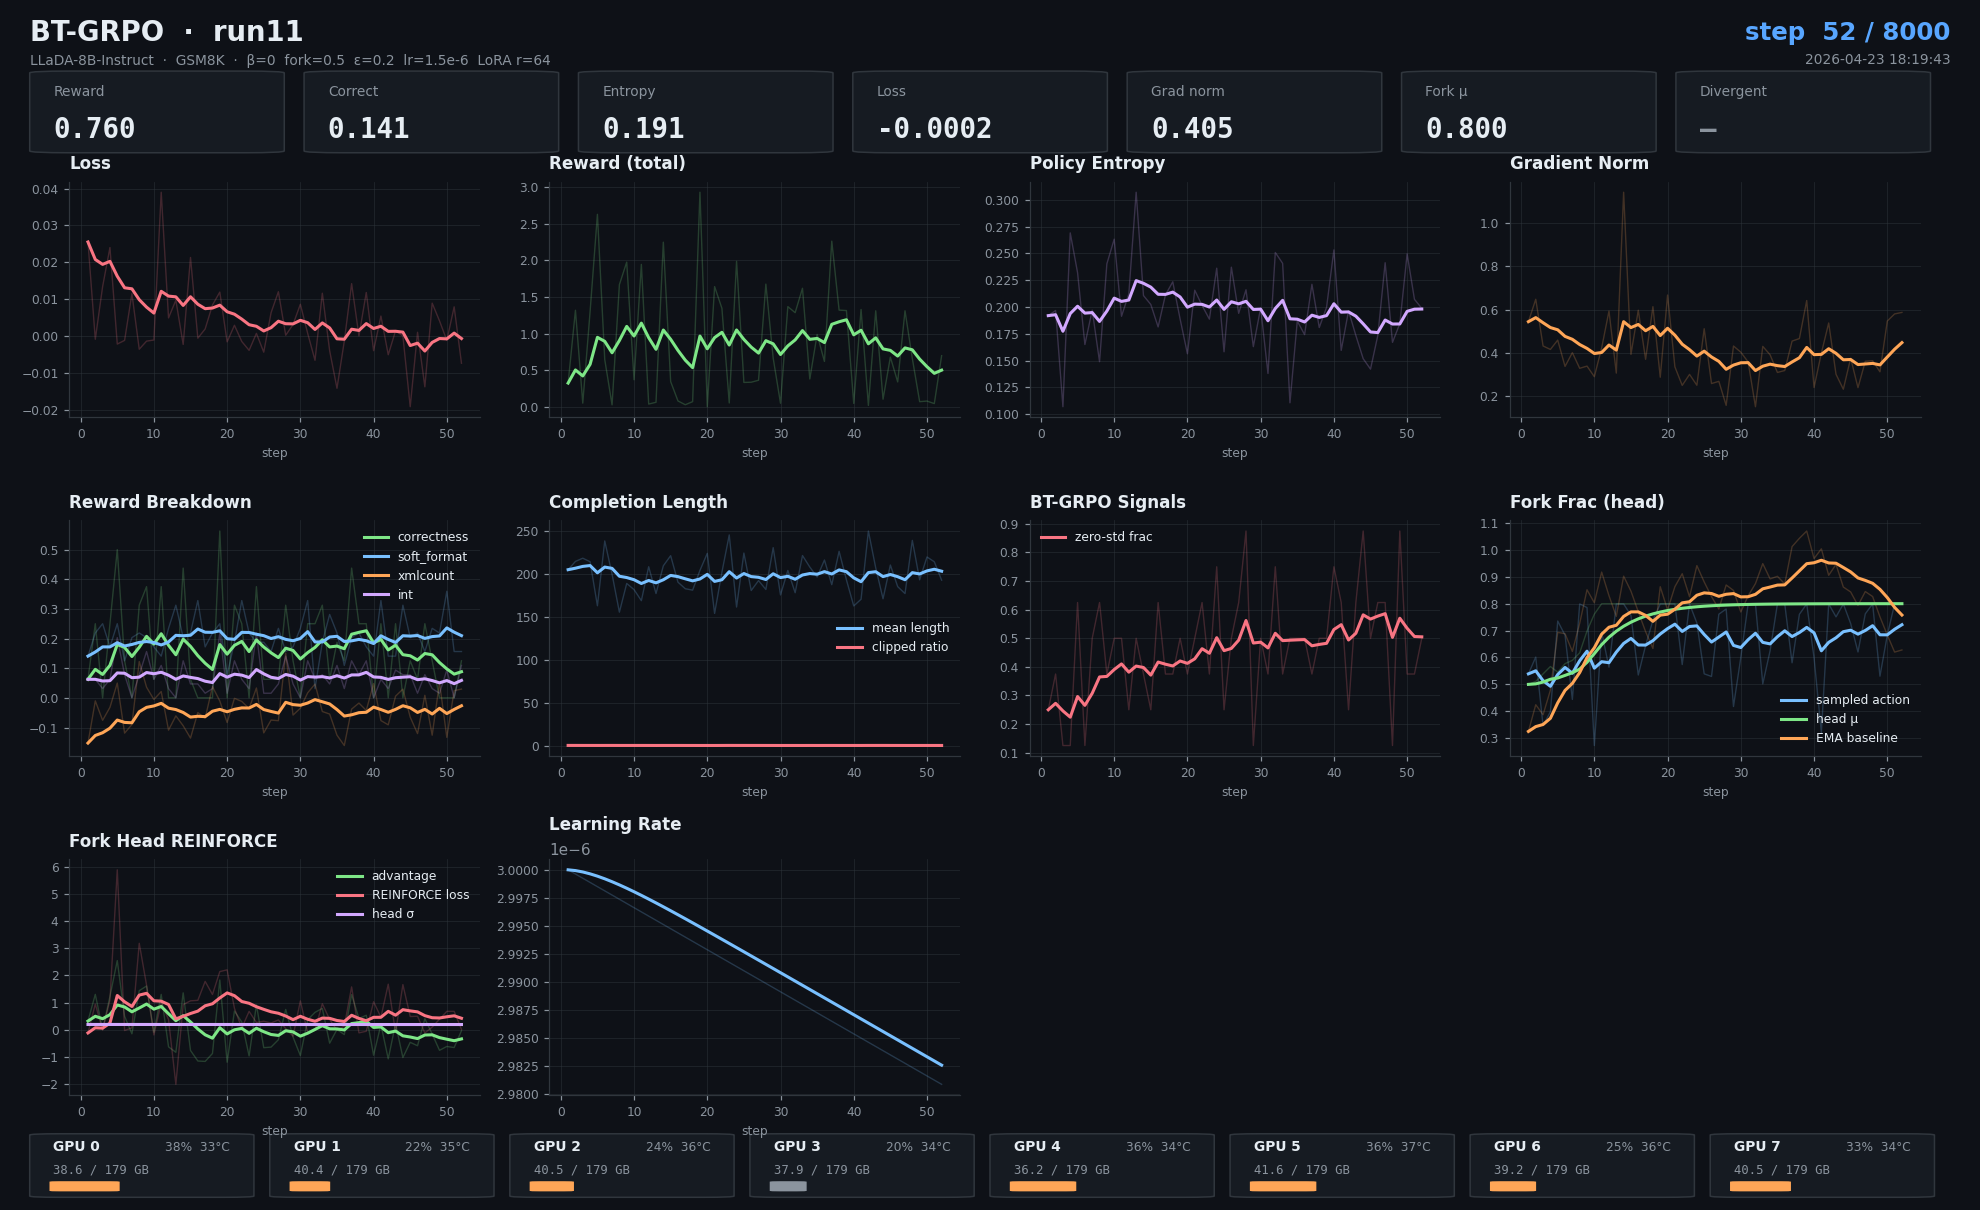

Recreate this plot in Python.
#!/usr/bin/env python
"""Beautiful dark-themed live dashboard for BT-GRPO training.

Parses metrics directly from the training log, plots smoothed curves with
raw scatter, and writes a single auto-refreshing PNG.

Usage:
    python dashboard.py --log /root/dllm/.logs/btgrpo-run10.log [--once] [--refresh 30]
"""
from __future__ import annotations

import argparse
import ast
import re
import subprocess
import sys
import time
from pathlib import Path

import numpy as np
import matplotlib
matplotlib.use("Agg")
import matplotlib.pyplot as plt
from matplotlib.patches import FancyBboxPatch

LOG_FILE = Path("/root/dllm/.logs/btgrpo-run10.log")
PNG_OUT = Path("/root/dllm/dashboard.png")
REFRESH = 30

DICT_RE = re.compile(r"\{[^{}]*'loss'[^{}]*\}")

# ------ theme ------
BG = "#0e1117"
FG = "#e6edf3"
GRID = "#30363d"
ACCENT = "#58a6ff"
MUTED = "#8b949e"

# (row, col, rowspan, colspan) grid is 4 rows x 4 cols
PANELS = [
    # (gridspec slice, title, metric_keys, ylabel)
    ("loss",      "Loss",                  ["loss"],                                          None),
    ("reward",    "Reward (total)",        ["reward"],                                        None),
    ("entropy",   "Policy Entropy",        ["entropy"],                                       None),
    ("gradnorm",  "Gradient Norm",         ["grad_norm"],                                     None),
    ("rewards",   "Reward Breakdown",      ["rewards/correctness_reward_func/mean",
                                            "rewards/soft_format_reward_func/mean",
                                            "rewards/xmlcount_reward_func/mean",
                                            "rewards/int_reward_func/mean"],                  None),
    ("lengths",   "Completion Length",     ["completions/length/mean",
                                            "completions/clipped_ratio"],                     None),
    ("btgrpo",    "BT-GRPO Signals",       ["btgrpo/divergent_frac",
                                            "frac_reward_zero_std"],                          None),
    ("forkfrac",  "Fork Frac (head)",      ["btgrpo/fork_frac",
                                            "btgrpo/fork_frac_mean",
                                            "btgrpo/fork_baseline"],                          None),
    ("forkrl",    "Fork Head REINFORCE",   ["btgrpo/fork_advantage",
                                            "btgrpo/fork_loss",
                                            "btgrpo/fork_sigma"],                             None),
    ("lr",        "Learning Rate",         ["learning_rate"],                                 None),
]

SERIES_COLORS = {
    "loss":                                      "#f97583",
    "reward":                                    "#7ee787",
    "entropy":                                   "#d2a8ff",
    "grad_norm":                                 "#ffa657",
    "learning_rate":                             "#79c0ff",
    "rewards/correctness_reward_func/mean":      "#7ee787",
    "rewards/soft_format_reward_func/mean":      "#79c0ff",
    "rewards/xmlcount_reward_func/mean":         "#ffa657",
    "rewards/int_reward_func/mean":              "#d2a8ff",
    "completions/length/mean":                   "#79c0ff",
    "completions/clipped_ratio":                 "#f97583",
    "btgrpo/divergent_frac":                     "#7ee787",
    "frac_reward_zero_std":                      "#f97583",
    "btgrpo/fork_frac":                          "#79c0ff",
    "btgrpo/fork_frac_mean":                     "#7ee787",
    "btgrpo/fork_baseline":                      "#ffa657",
    "btgrpo/fork_advantage":                     "#7ee787",
    "btgrpo/fork_loss":                          "#f97583",
    "btgrpo/fork_sigma":                         "#d2a8ff",
}

PRETTY = {
    "rewards/correctness_reward_func/mean": "correctness",
    "rewards/soft_format_reward_func/mean": "soft_format",
    "rewards/xmlcount_reward_func/mean":    "xmlcount",
    "rewards/int_reward_func/mean":         "int",
    "completions/length/mean":              "mean length",
    "completions/clipped_ratio":            "clipped ratio",
    "btgrpo/divergent_frac":                "divergent frac",
    "frac_reward_zero_std":                 "zero-std frac",
    "btgrpo/fork_frac":                     "sampled action",
    "btgrpo/fork_frac_mean":                "head μ",
    "btgrpo/fork_baseline":                 "EMA baseline",
    "btgrpo/fork_advantage":                "advantage",
    "btgrpo/fork_loss":                     "REINFORCE loss",
    "btgrpo/fork_sigma":                    "head σ",
    "grad_norm":                            "grad_norm",
    "learning_rate":                        "lr",
    "loss":                                 "loss",
    "reward":                               "reward",
    "entropy":                              "entropy",
}


def parse_log(path: Path):
    if not path.exists():
        return []
    rows = []
    with path.open() as f:
        for line in f:
            m = DICT_RE.search(line)
            if not m:
                continue
            try:
                d = ast.literal_eval(m.group(0))
                if isinstance(d, dict):
                    rows.append(d)
            except (ValueError, SyntaxError):
                pass
    return rows


def gpu_snapshot():
    try:
        r = subprocess.run(
            ["nvidia-smi",
             "--query-gpu=index,utilization.gpu,memory.used,memory.total,temperature.gpu",
             "--format=csv,noheader,nounits"],
            capture_output=True, text=True, timeout=5,
        )
        if r.returncode != 0:
            return []
        out = []
        for line in r.stdout.strip().splitlines():
            p = [x.strip() for x in line.split(",")]
            out.append(dict(idx=int(p[0]), util=int(p[1]),
                            mem_used=int(p[2]), mem_total=int(p[3]),
                            temp=int(p[4])))
        return out
    except Exception:
        return []


def ema(xs, alpha=0.15):
    if not xs:
        return xs
    out = [xs[0]]
    for x in xs[1:]:
        out.append(alpha * x + (1 - alpha) * out[-1])
    return out


def style_ax(ax, title):
    ax.set_facecolor(BG)
    ax.set_title(title, color=FG, fontsize=11, fontweight="bold",
                 loc="left", pad=8)
    ax.grid(color=GRID, linestyle="-", linewidth=0.5, alpha=0.6)
    ax.tick_params(colors=MUTED, labelsize=8)
    for spine in ("top", "right"):
        ax.spines[spine].set_visible(False)
    for spine in ("bottom", "left"):
        ax.spines[spine].set_color(GRID)


def plot_panel(ax, title, rows, keys):
    style_ax(ax, title)
    if not rows:
        return False
    plotted = False
    for k in keys:
        pts = [(i + 1, r[k]) for i, r in enumerate(rows) if k in r]
        if not pts:
            continue
        xs, ys = zip(*pts)
        color = SERIES_COLORS.get(k, ACCENT)
        label = PRETTY.get(k, k.split("/")[-1])
        # raw scatter (faint) + EMA smooth (bold)
        ax.plot(xs, ys, color=color, alpha=0.22, lw=0.9, zorder=2)
        if len(ys) >= 3:
            ax.plot(xs, ema(list(ys), alpha=0.18), color=color,
                    lw=2.0, label=label, zorder=3)
        else:
            ax.plot(xs, ys, color=color, lw=2.0, label=label, zorder=3)
        plotted = True
    if plotted and len(keys) > 1:
        leg = ax.legend(loc="best", frameon=False, fontsize=8,
                        labelcolor=FG)
    ax.set_xlabel("step", color=MUTED, fontsize=8)
    return plotted


def draw_header(fig, rows, gpus):
    last = rows[-1] if rows else {}
    last_step = len(rows)

    # Header area
    ax = fig.add_axes([0.0, 0.945, 1.0, 0.05])
    ax.set_facecolor(BG)
    ax.axis("off")

    # Derive a human label from the log filename, e.g. "run10" from "btgrpo-run10.log"
    import re as _re
    m = _re.search(r"(run\d+)", Path(getattr(draw_header, "_log_path", "")).stem)
    label = m.group(1) if m else "run?"
    ax.text(0.015, 0.55, f"BT-GRPO  ·  {label}",
            color=FG, fontsize=18, fontweight="bold",
            va="center", ha="left", transform=ax.transAxes)
    subtitle = (f"LLaDA-8B-Instruct  ·  GSM8K  ·  "
                f"β=0  fork=0.5  ε=0.2  lr=1.5e-6  LoRA r=64")
    ax.text(0.015, 0.1, subtitle, color=MUTED, fontsize=9,
            va="center", ha="left", transform=ax.transAxes)

    now = time.strftime("%Y-%m-%d %H:%M:%S")
    ax.text(0.985, 0.55, f"step  {last_step} / 8000",
            color=ACCENT, fontsize=16, fontweight="bold",
            va="center", ha="right", transform=ax.transAxes)
    ax.text(0.985, 0.1, now, color=MUTED, fontsize=9,
            va="center", ha="right", transform=ax.transAxes)


def draw_kpis(fig, rows):
    """Big-number strip directly below the header."""
    ax = fig.add_axes([0.0, 0.87, 1.0, 0.075])
    ax.set_facecolor(BG)
    ax.axis("off")

    if not rows:
        return

    last = rows[-1]
    # Moving averages (last 20 for stability)
    tail = rows[-20:] if len(rows) >= 20 else rows
    def avg(k):
        vs = [r[k] for r in tail if k in r]
        return sum(vs) / len(vs) if vs else None

    kpis = [
        ("reward",                                   "Reward",      "{:.3f}"),
        ("rewards/correctness_reward_func/mean",     "Correct",     "{:.3f}"),
        ("entropy",                                  "Entropy",     "{:.3f}"),
        ("loss",                                     "Loss",        "{:.4f}"),
        ("grad_norm",                                "Grad norm",   "{:.3f}"),
        ("btgrpo/fork_frac_mean",                    "Fork μ",      "{:.3f}"),
        ("btgrpo/divergent_frac",                    "Divergent",   "{:.3f}"),
    ]
    n = len(kpis)
    for i, (key, label, fmt) in enumerate(kpis):
        x0 = 0.015 + i * (0.97 / n)
        w = 0.97 / n - 0.01
        val = avg(key)
        # card background
        ax.add_patch(FancyBboxPatch(
            (x0, 0.05), w, 0.9,
            boxstyle="round,pad=0.0,rounding_size=0.02",
            linewidth=1, edgecolor=GRID, facecolor="#161b22",
            transform=ax.transAxes, zorder=1,
        ))
        ax.text(x0 + 0.012, 0.72, label, color=MUTED, fontsize=9,
                va="center", ha="left", transform=ax.transAxes)
        if val is None:
            s = "—"
            color = MUTED
        else:
            s = fmt.format(val)
            color = FG
        ax.text(x0 + 0.012, 0.30, s, color=color, fontsize=18,
                fontweight="bold", va="center", ha="left",
                transform=ax.transAxes, family="monospace")


def draw_gpu_strip(fig, gpus):
    """Compact GPU usage strip at the bottom."""
    ax = fig.add_axes([0.0, 0.0, 1.0, 0.07])
    ax.set_facecolor(BG)
    ax.axis("off")
    if not gpus:
        ax.text(0.5, 0.5, "no GPU data", color=MUTED,
                ha="center", va="center", transform=ax.transAxes)
        return

    n = len(gpus)
    for i, g in enumerate(gpus):
        x0 = 0.015 + i * (0.97 / n)
        w = 0.97 / n - 0.008
        ax.add_patch(FancyBboxPatch(
            (x0, 0.15), w, 0.75,
            boxstyle="round,pad=0.0,rounding_size=0.015",
            linewidth=1, edgecolor=GRID, facecolor="#161b22",
            transform=ax.transAxes, zorder=1,
        ))
        # util bar
        util_frac = g["util"] / 100.0
        bar_w = (w - 0.02) * util_frac
        bar_color = "#7ee787" if g["util"] > 60 else ("#ffa657" if g["util"] > 20 else "#8b949e")
        ax.add_patch(FancyBboxPatch(
            (x0 + 0.01, 0.22), max(bar_w, 0.002), 0.12,
            boxstyle="round,pad=0.0,rounding_size=0.005",
            linewidth=0, facecolor=bar_color,
            transform=ax.transAxes, zorder=2,
        ))
        ax.text(x0 + 0.012, 0.70,
                f"GPU {g['idx']}", color=FG, fontsize=9,
                fontweight="bold", transform=ax.transAxes)
        ax.text(x0 + w - 0.012, 0.70,
                f"{g['util']}%  {g['temp']}°C",
                color=MUTED, fontsize=8, ha="right",
                transform=ax.transAxes)
        ax.text(x0 + 0.012, 0.43,
                f"{g['mem_used']/1024:.1f} / {g['mem_total']/1024:.0f} GB",
                color=MUTED, fontsize=8, transform=ax.transAxes,
                family="monospace")


def render(rows, gpus, png_path: Path):
    fig = plt.figure(figsize=(18, 11), facecolor=BG)

    draw_header(fig, rows, gpus)
    draw_kpis(fig, rows)
    draw_gpu_strip(fig, gpus)

    # plots region: rows 0.09..0.86
    if not rows:
        ax = fig.add_axes([0.05, 0.3, 0.9, 0.5])
        ax.set_facecolor(BG)
        ax.axis("off")
        ax.text(0.5, 0.5, "Waiting for first training step…",
                ha="center", va="center", color=MUTED, fontsize=18,
                transform=ax.transAxes)
        fig.savefig(png_path, dpi=110, facecolor=BG)
        plt.close(fig)
        return

    n = len(PANELS)
    cols = 4
    rws = (n + cols - 1) // cols  # 2

    # Grid inside [0.03, 0.09, 0.94, 0.77] — normalized figure coords
    gx0, gy0, gw, gh = 0.035, 0.095, 0.935, 0.755
    hgap, vgap = 0.035, 0.085
    cell_w = (gw - hgap * (cols - 1)) / cols
    cell_h = (gh - vgap * (rws - 1)) / rws

    for idx, (_, title, keys, _) in enumerate(PANELS):
        r = idx // cols
        c = idx % cols
        x = gx0 + c * (cell_w + hgap)
        # rows go top-to-bottom
        y = gy0 + (rws - 1 - r) * (cell_h + vgap)
        ax = fig.add_axes([x, y, cell_w, cell_h])
        plot_panel(ax, title, rows, keys)

    fig.savefig(png_path, dpi=110, facecolor=BG)
    plt.close(fig)


def main():
    parser = argparse.ArgumentParser()
    parser.add_argument("--log", type=str, default=str(LOG_FILE))
    parser.add_argument("--refresh", type=int, default=REFRESH)
    parser.add_argument("--once", action="store_true")
    args = parser.parse_args()

    log_path = Path(args.log)
    print(f"dashboard: {log_path}  ->  {PNG_OUT}  (refresh {args.refresh}s)")
    draw_header._log_path = str(log_path)

    last_n = -1
    while True:
        rows = parse_log(log_path)
        gpus = gpu_snapshot()
        render(rows, gpus, PNG_OUT)

        if len(rows) != last_n:
            last_n = len(rows)
            last = rows[-1] if rows else {}
            short = " | ".join(
                f"{k}={last[k]:.3g}"
                for k in ("loss", "reward", "entropy", "grad_norm")
                if k in last
            )
            print(f"[{time.strftime('%H:%M:%S')}] steps={len(rows)}  {short}")

        if args.once:
            break
        sys.stdout.flush()
        time.sleep(args.refresh)


if __name__ == "__main__":
    main()
